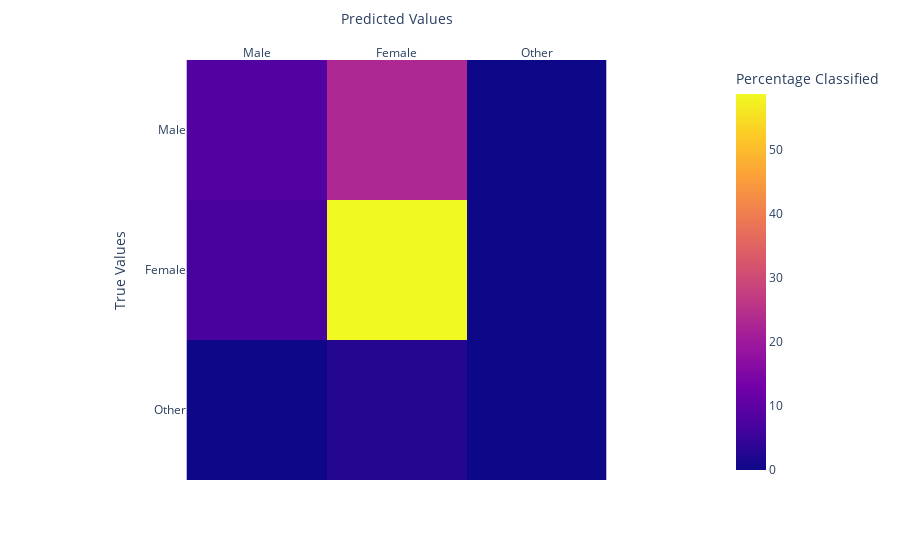

The notebook cell this image was saved under:
### Code cell
conmat = confusion_matrix(Y_test, Y_pred)
display(conmat)
fig = px.imshow(
    np.round((conmat / conmat.sum()) * 100, 3),
    labels=dict(x="Predicted Values", y="True Values", color="Percentage Classified"),
    x=["Male", "Female", "Other"],
    y=["Male", "Female", "Other"],
)
fig.update_xaxes(side="top")
fig.show()

### Figure 1 — Plotly figure (JSON) as saved in the notebook; plotly's stock layout.template omitted (floating-point values rounded to 4 significant figures)
{"data": [{"coloraxis": "coloraxis", "hovertemplate": "Predicted Values: %{x}<br>True Values: %{y}<br>Percentage Classified: %{z}<extra></extra>", "name": "0", "type": "heatmap", "x": ["Male", "Female", "Other"], "xaxis": "x", "y": ["Male", "Female", "Other"], "yaxis": "y", "z": [[8.523, 22.99, 0], [6.812, 58.79, 0], [0.156, 2.737, 0]]}], "layout": {"coloraxis": {"colorbar": {"title": {"text": "Percentage Classified"}}, "colorscale": [[0, "#0d0887"], [0.1111, "#46039f"], [0.2222, "#7201a8"], [0.3333, "#9c179e"], [0.4444, "#bd3786"], [0.5556, "#d8576b"], [0.6667, "#ed7953"], [0.7778, "#fb9f3a"], [0.8889, "#fdca26"], [1, "#f0f921"]]}, "margin": {"t": 60}, "xaxis": {"anchor": "y", "constrain": "domain", "domain": [0, 1], "scaleanchor": "y", "side": "top", "title": {"text": "Predicted Values"}}, "yaxis": {"anchor": "x", "autorange": "reversed", "constrain": "domain", "domain": [0, 1], "title": {"text": "True Values"}}}}
